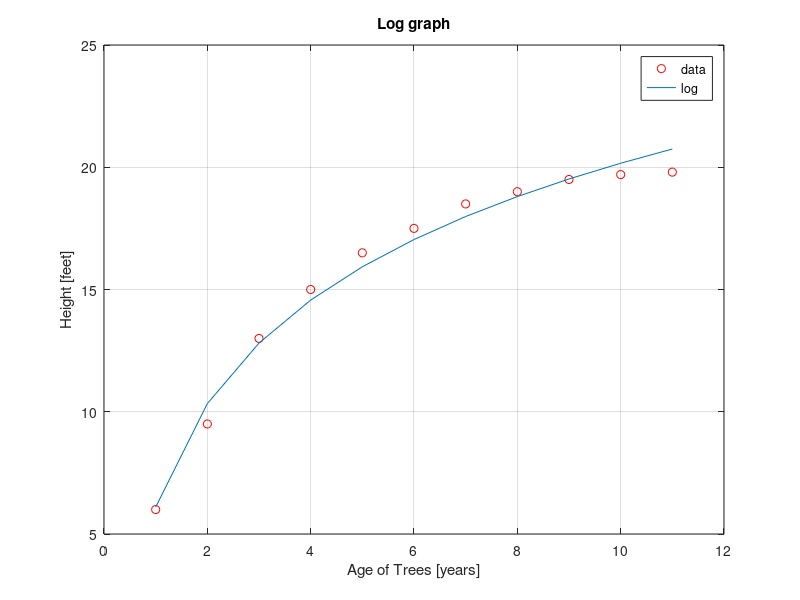

This figure's MATLAB source:
# logarithm graph

x=[ 1 2 3 4 5 6 7 8 9 10 11]
y= [6 9.5 13 15 16.5 17.5 18.5 19 19.5 19.7 19.8]

N= length(x)
sum_y_square=sum(y.^2)
sum_ln_x=sum(log(x))
sum_ln_square=sum(log(x).^2)
sum_ln_x_y=sum(log(x).*y)

average_ln_x=mean(log(x))
avg_y= mean(y)
sxx=(sum_ln_square-(N*average_ln_x^2))
sxy=(sum_ln_x_y-(N*average_ln_x*avg_y))
B= sxy/sxx

A=avg_y-(B*average_ln_x)

y2= A+B.*log(x)

plot(x,y,'or',x,y2);
xlabel("Age of Trees [years]");
ylabel("Height [feet]");
title("Log graph");
grid on;
legend("data","log");

syy=sum(y.^2)-(N*avg_y^2);

r=(sxy/(sqrt(sxx)*sqrt(syy)))


